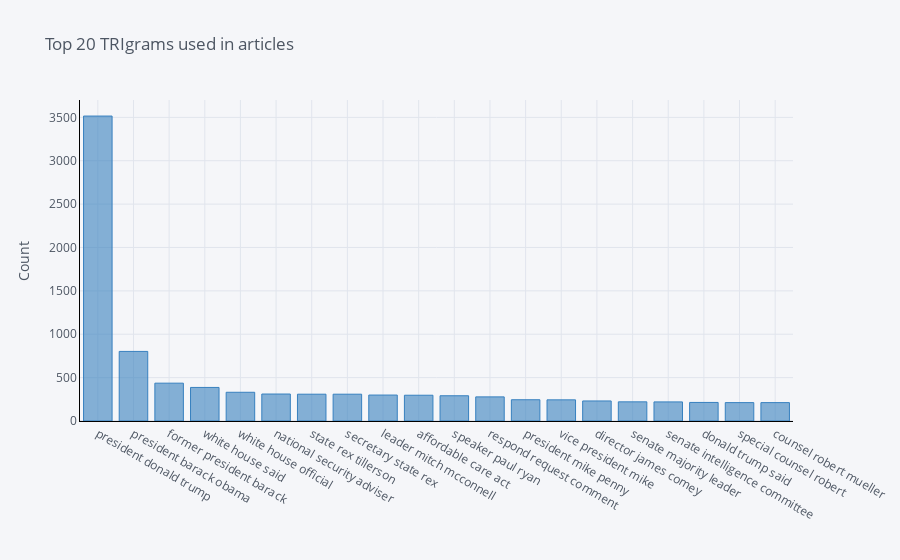

The code cell stored with this chart in its notebook:
### Code cell
common_words = get_top_n_trigram(X.article, 20)
tmp = pd.DataFrame(common_words, columns = ['words' ,'count'])
tmp.groupby('words').sum()['count'].sort_values(ascending=False).iplot(
    kind='bar', yTitle='Count', linecolor='black', title='Top 20 TRIgrams used in articles', color='blue')
del tmp

### Figure 1 — Plotly figure (JSON) as saved in the notebook; plotly's stock layout.template omitted (floating-point values rounded to 4 significant figures)
{"data": [{"marker": {"color": "rgba(55, 128, 191, 0.6)", "line": {"color": "rgba(55, 128, 191, 1.0)", "width": 1}}, "name": "count", "orientation": "v", "text": "", "type": "bar", "x": ["president donald trump", "president barack obama", "former president barack", "white house said", "white house official", "national security adviser", "state rex tillerson", "secretary state rex", "leader mitch mcconnell", "affordable care act", "speaker paul ryan", "respond request comment", "president mike penny", "vice president mike", "director james comey", "senate majority leader", "senate intelligence committee", "donald trump said", "special counsel robert", "counsel robert mueller"], "y": [3515, 802, 436, 387, 331, 311, 309, 309, 299, 297, 291, 278, 245, 244, 231, 221, 220, 214, 212, 212]}], "layout": {"legend": {"bgcolor": "#F5F6F9", "font": {"color": "#4D5663"}}, "paper_bgcolor": "#F5F6F9", "plot_bgcolor": "#F5F6F9", "title": {"font": {"color": "#4D5663"}, "text": "Top 20 TRIgrams used in articles"}, "xaxis": {"gridcolor": "#E1E5ED", "linecolor": "black", "showgrid": true, "tickfont": {"color": "#4D5663"}, "title": {"font": {"color": "#4D5663"}, "text": ""}, "zerolinecolor": "#E1E5ED"}, "yaxis": {"gridcolor": "#E1E5ED", "linecolor": "black", "showgrid": true, "tickfont": {"color": "#4D5663"}, "title": {"font": {"color": "#4D5663"}, "text": "Count"}, "zerolinecolor": "#E1E5ED"}}}
